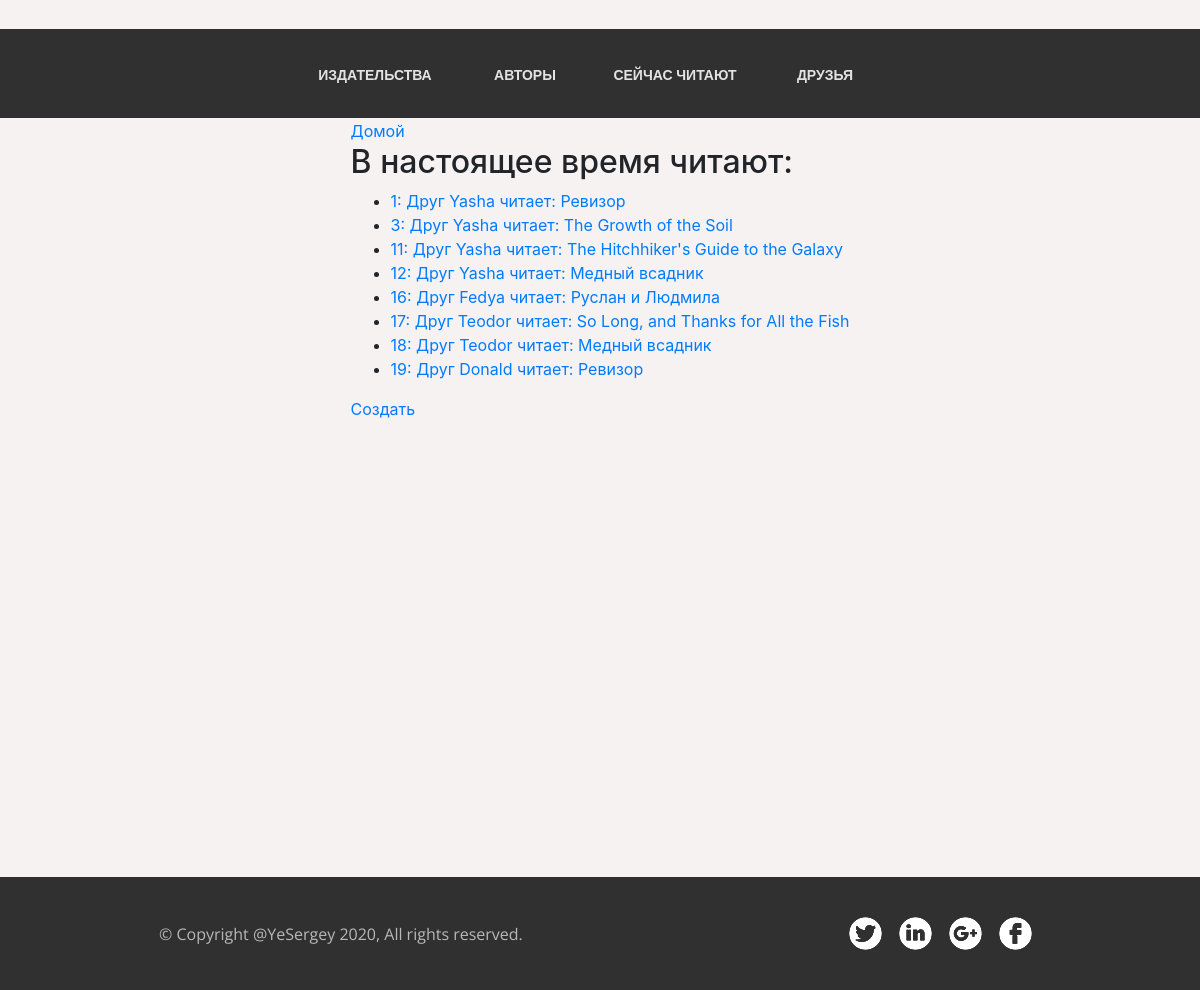
The page /reading/ on the database its author committed.
### p_library/models.py (models this page shows, shortened)
class Reading(models.Model):
    friend = models.ForeignKey(Friend, on_delete=models.CASCADE, verbose_name="Друг")
    book = models.ForeignKey(Book, on_delete=models.CASCADE, verbose_name="Книга")

class Friend(models.Model):
    name = models.CharField(max_length=256, verbose_name="Имя друга")
    books = models.ManyToManyField('p_library.Book',
                                   through='Reading', verbose_name='Читает', related_name='books', blank=True)

class Book(models.Model):
    ISBN = models.CharField(max_length=13)
    title = models.TextField()
    description = models.TextField()
    year_release = models.SmallIntegerField()
    copy_count = models.SmallIntegerField(default=1)
    price = models.DecimalField(max_digits=12, decimal_places=2, default=0)
    author = models.ForeignKey(Author, on_delete=models.CASCADE, null=True, related_name='books')
    publisher = models.ForeignKey(Publisher, on_delete=models.SET_NULL, null=True)
    readers = models.ManyToManyField('p_library.Friend',
                                     through='Reading', verbose_name='Читатели', related_name='readers')
    cover = models.ImageField(upload_to='book_covers', blank=True, verbose_name='Обложка книги')
    def __str__(self):
        return self.title

### p_library/views.py (the view)
# urls.py: path('reading/', ReadingList.as_view(), name='reading_list'),
class ReadingList(ListView):
    model = Reading
    template_name = 'reading_list.html'

### templates/reading_list.html
{% extends 'base.html' %}
{% block content %}
    <a href="/">Домой</a>
    <h2>В настоящее время читают:</h2>
    <ul>
        {% for reading in object_list %}
            <li>
                <a href="{{reading.id}}/">{{ reading.id }}: Друг {{ reading.friend.name }} читает: {{ reading.book }}</a>
            </li>
        {% endfor %}
    </ul>
    <a href="/reading/create/">Создать</a>
{% endblock %}

### static/css/style.css (style rules this page uses)
body { margin: 0 0; padding: 0; background-color: #f6f2f2; display: flex; flex-direction: column; justify-content: flex-start; }

### rows shown on the page
Reading: id "1", friend.name "Yasha", book "Ревизор"
Reading: id "3", friend.name "Yasha", book "The Growth of the Soil"
Reading: id "11", friend.name "Yasha", book "The Hitchhiker's Guide to the Galaxy"
Reading: id "12", friend.name "Yasha", book "Медный всадник"
Reading: id "16", friend.name "Fedya", book "Руслан и Людмила"
Reading: id "17", friend.name "Teodor", book "So Long, and Thanks for All the Fish"
Reading: id "18", friend.name "Teodor", book "Медный всадник"
Reading: id "19", friend.name "Donald", book "Ревизор"
